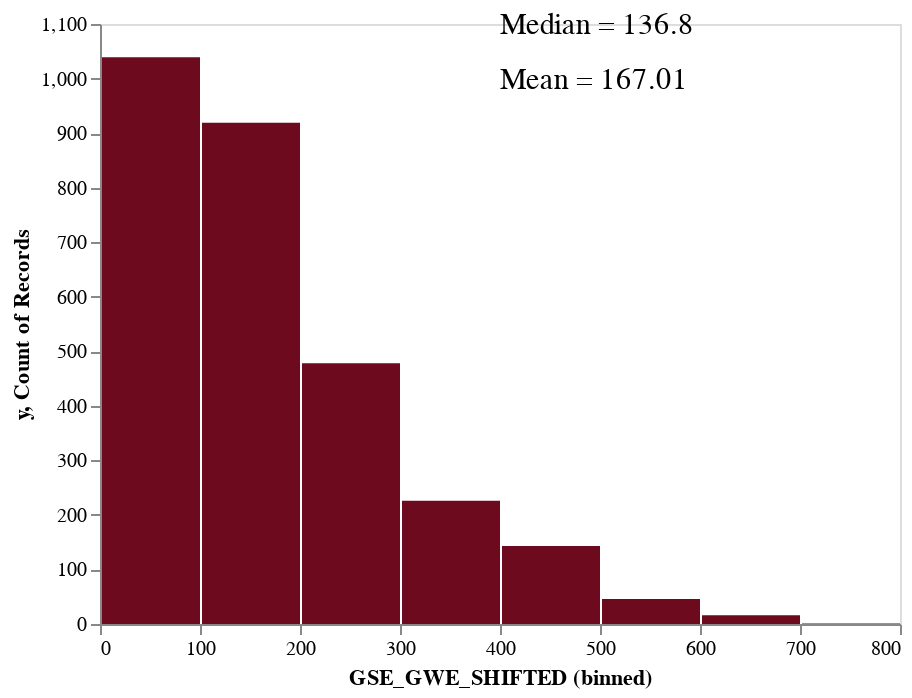

The notebook cell this image was saved under:
### Markdown cell above
## [Understand the distribution of the target](https://scikit-learn.org/stable/auto_examples/compose/plot_transformed_target.html)

### Code cell
draw_histogram(pd.DataFrame(y_train_df.reset_index()), "GSE_GWE_SHIFTED" )

### Figure 1 — Vega-Lite specification as saved in the notebook (floating-point values rounded to 4 significant figures; data arrays with more than 128 entries replaced by an {"elided": "..."} marker saying what was removed)
{"config": {"view": {"continuousWidth": 400, "continuousHeight": 300}, "axis": {"grid": false}}, "layer": [{"data": {"name": "data-90c4d3c1eaf83b6285fdd895db552619"}, "mark": {"type": "text", "align": "left", "color": "black", "fontSize": 15}, "encoding": {"text": {"field": "value", "type": "nominal"}, "y": {"field": "y", "type": "quantitative"}}}, {"data": {"name": "data-33cca8492b0b9d24dc9580ed18994e09"}, "mark": {"type": "bar", "color": "#6e0a1e"}, "encoding": {"x": {"bin": true, "field": "GSE_GWE_SHIFTED", "type": "quantitative"}, "y": {"aggregate": "count", "type": "quantitative"}}}], "$schema": "https://vega.github.io/schema/vega-lite/v4.17.0.json", "datasets": {"data-90c4d3c1eaf83b6285fdd895db552619": [{"x": 167.0, "y": 1000, "value": "Mean = 167.01"}, {"x": 136.8, "y": 1100, "value": "Median = 136.8"}], "data-33cca8492b0b9d24dc9580ed18994e09": {"elided": "2868 records"}}}
